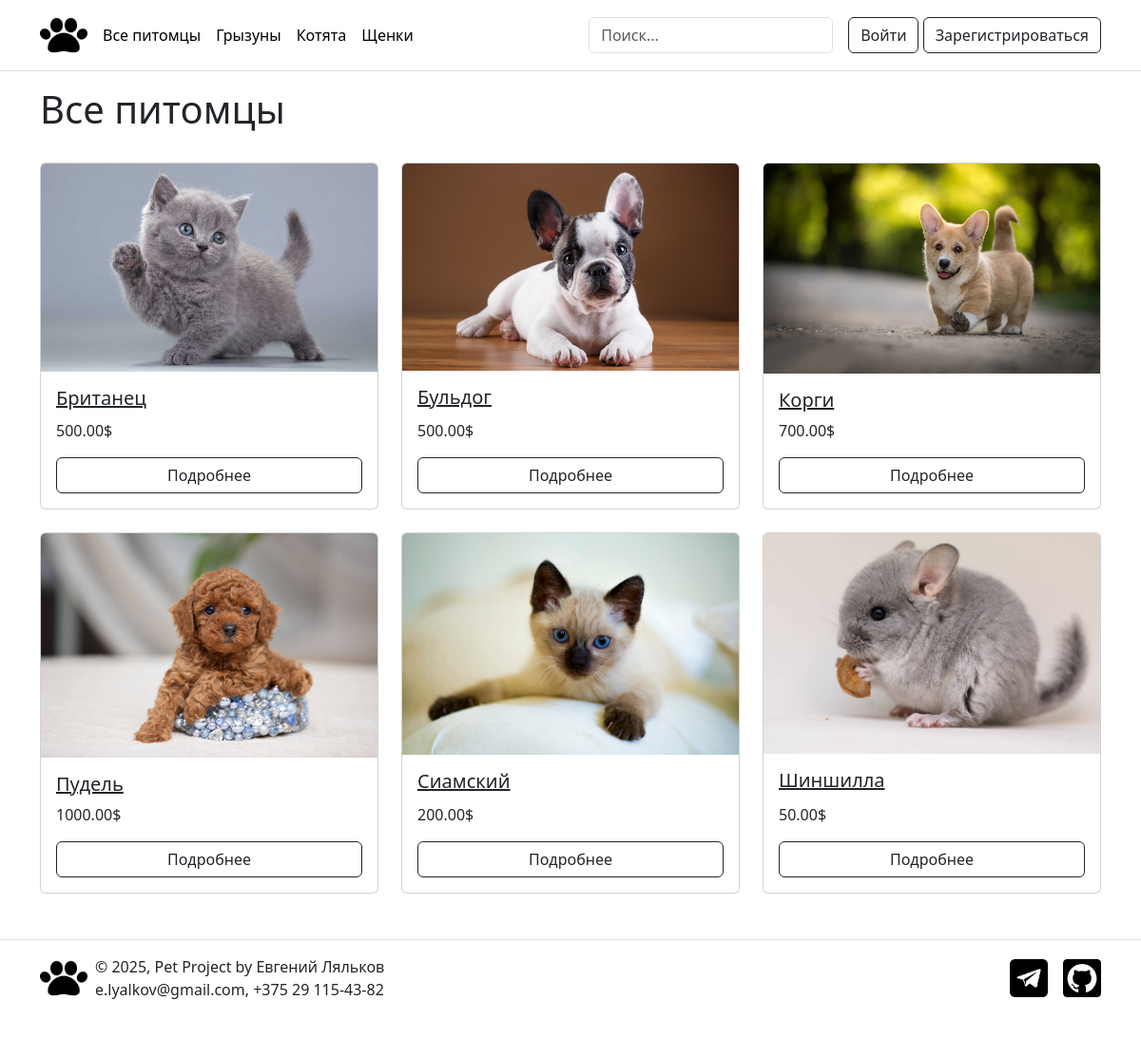
Before: / with the older database file.
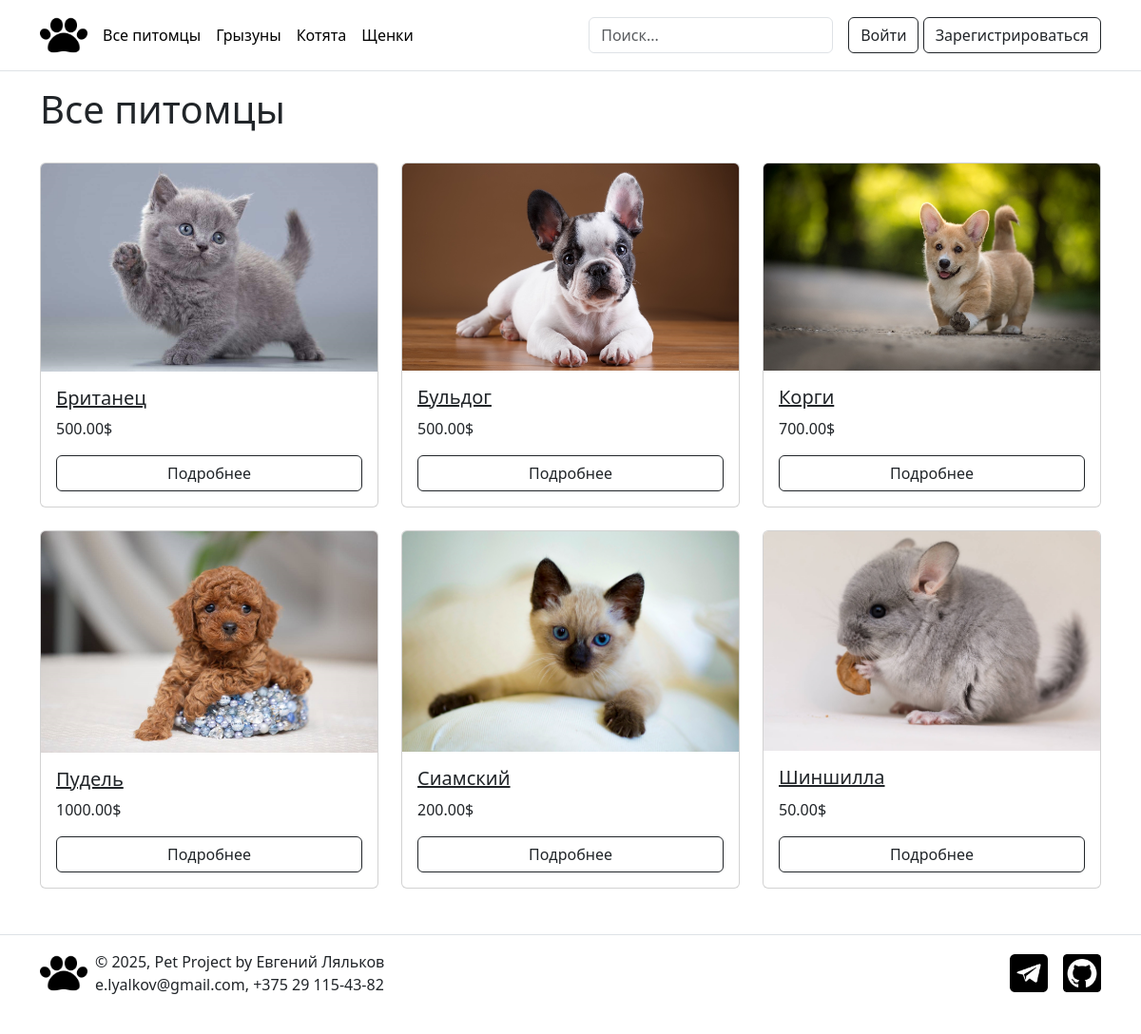
After: the same page with the newer database file.
### main/models.py (models this page shows, shortened)
class Category(models.Model):
    name = models.CharField(max_length=100, db_index=True, unique=True) #db_index - индекс для БД для ускоренного поиска
    slug = models.SlugField(max_length=100, unique=True)
    class Meta:
        ordering = ['name'] #сортирока по полю name
        verbose_name = 'Категория'
        verbose_name_plural = 'Категории'
    def get_absolute_url(self): #возвращает ссылку на список товаров в категории
        return reverse('main:product_list_by_category', args=[self.slug])

class Product(models.Model):
    category = models.ForeignKey(Category, related_name='products', on_delete=models.CASCADE)
    name = models.CharField(max_length=100, db_index=True)
    slug = models.SlugField(max_length=100, unique=True)
    image = models.ImageField(upload_to='products/%Y/%m/%d', blank=True)
    description = models.TextField(blank=True)
    price = models.DecimalField(max_digits=10, decimal_places=2)
    available = models.BooleanField(default=True)
    created = models.DateTimeField(auto_now_add=True, null=True)
    updated = models.DateTimeField(auto_now=True)
    class Meta:
        ordering = ['name']
        verbose_name = 'Продукт'
        verbose_name_plural = 'Продукты'
    def get_absolute_url(self):
        return reverse('main:product_detail', args=[self.slug])

### main/views.py (the view, shortened to what this page needs)
# urls.py: path('', views.product_list, name='product_list'),
def product_list(request, category_slug=None):
    categories = Category.objects.all()
    products = Product.objects.filter(available=True)
    category = None
    if category_slug:
        category = get_object_or_404(Category, slug=category_slug)
        products = products.filter(category=category)
    query = request.GET.get('q')
    return render(request, 'main/product_list.html',
                  {'category': category,
                   'categories': categories,
                   'products': products,
                   'query': query})

### cart/context_processors.py (called while the page is built)
def cart(request):
    return {'cart': Cart(request)}

### main/templates/main/product_list.html (shortened to what this page needs)
{% extends "main/base.html" %}
{% block content %}
    <div class="d-flex justify-content-between align-items-center mb-4">
        <h1>{% if category %}{{ category.name }}{% else %}Все питомцы{% endif %}</h1>
    </div>
{% if not products %}
    <h3>Питомцев нет...</h3>
{% else %}
        <div class="row">
            {% for product in products %}
                <div class="col-md-4 mb-4">
                    <div class="card h-100">
                        <a href="{{ product.get_absolute_url }}">
                            <img src="{{ product.image.url }}" class="card-img-top" alt="{{ product.name }}">
                        </a>
                        <div class="card-body d-flex flex-column">
                            <h5 class="card-title">
                                <a href="{{ product.get_absolute_url }}" class="text-dark">{{ product.name }}</a>
                            </h5>
                            <p class="card-text mt-auto">{{ product.price }}$</p>
                            <a href="{{ product.get_absolute_url }}" class="btn btn-outline-dark">Подробнее</a>
                        </div>
                    </div>
                </div>
            {% endfor %}
        </div>
    {% endif %}
{% endblock %}

### main/templates/main/base.html (shortened to what this page needs)
{% load static %}
<!doctype html>
<html lang="en">
<head>
    <link rel="stylesheet" href="https://cdn.jsdelivr.net/npm/bootstrap@5.3.3/dist/css/bootstrap.min.css">
    <link rel="stylesheet" href="https://cdn.jsdelivr.net/npm/bootstrap-icons@1.8.0/font/bootstrap-icons.css">
</head>
<body>
    <header class="p-3 mb-3 border-bottom">
        <div class="container">
            <div class="d-flex flex-wrap align-items-center justify-content-center justify-content-lg-start">
                <a href="/" class="d-flex align-items-center mb-2 mb-lg-0 link-body-emphasis text-decoration-none">
                    <img src="{% static 'main/img/logo.png' %}" alt="Логотип" width="50" height="42" class="me-2">
                </a>
                <ul class="nav col-12 col-lg-auto me-lg-auto mb-2 justify-content-center mb-md-0">
                    <li><a href="{% url 'main:product_list' %}" class="nav-link px-2 link-body-emphasis">Все питомцы</a></li>
                    {% for category in categories %}
                        <li class="nav-item">
                            <a class="nav-link px-2 link-body-emphasis" href="{{ category.get_absolute_url }}">
                                {{ category.name }}
                            </a>
                        </li>
                    {% endfor %}
                </ul>
                <form class="col-12 col-lg-auto mb-3 mb-lg-0 me-lg-3" role="search" method="get" action="{% url 'main:product_list' %}">
                    <input type="search" name="q" class="form-control"
                        placeholder="Поиск..." aria-label="Поиск"
                        value="{{ query|default:'' }}">
                </form>
                <div class="text-end">
                    {% if user.is_authenticated %}
                        <span class="me-3">Пользователь: {{ user.email }}</span>
                        <a href="{% url "users:profile" %}" class="btn btn-outline-dark">Профиль</a>
                        <a href="{% url "users:user_logout" %}" class="btn btn-outline-dark">Выйти</a>
                    {% else %}
                        <a href="{% url "users:user_login" %}" class="btn btn-outline-dark">Войти</a>
                        <a href="{% url "users:register" %}" class="btn btn-outline-dark">Зарегистрироваться</a>
                    {% endif %}
                </div>
            </div>
        </div>
    </header>
        <div class="container">
            {% block content %}
            {% endblock %}
        </div>
    <footer class="py-3 my-4 border-top">
        <div class="container d-flex justify-content-between align-items-center">
            <div class="d-flex align-items-center">
                <a href="/" class="d-flex align-items-center text-decoration-none me-2">
                    <img src="{% static 'main/img/logo.png' %}" alt="Логотип" width="50" height="42">
                </a>
                <div class="d-flex flex-column">
                    <span class="text-body">© 2025, Pet Project by Евгений Ляльков</span>
                    <span class="text-body">e.lyalkov@gmail.com, +375 29 115-43-82</span>
                </div>
            </div>
            <ul class="nav list-unstyled d-flex mb-0">
                <li class="ms-3">
                    <a href="https://t.me/e_lyalkov" aria-label="Telegram" target="_blank" rel="noopener noreferrer">
                        <img src="{% static 'main/img/free-icon-telegram.png' %}" alt="Telegram" width="40" height="40">
                    </a>
                </li>
                <li class="ms-3">
                    <a href="https://github.com/elyalkov" aria-label="Github" target="_blank" rel="noopener noreferrer">
                        <img src="{% static 'main/img/free-icon-github.png' %}" alt="Github" width="40" height="40">
                    </a>
                </li>
            </ul>
        </div>
    </footer>
</body>
</html>

Changed rows visible on the page:
changed Product "Корги": image: a different picture
changed Product "Пудель": image: a different picture
